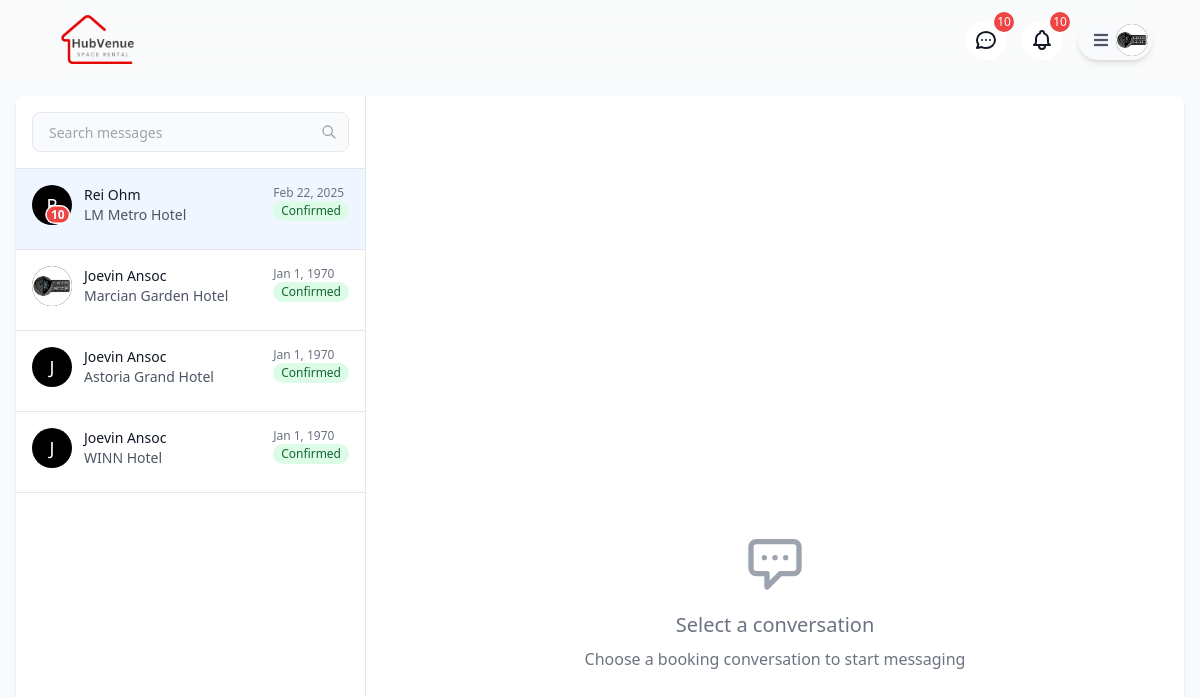
The app's page /messages.php (signed in) with its own data.
### tables this page shows
CREATE TABLE `users` (
  `id` int(11) NOT NULL,
  `firstname` varchar(50) NOT NULL,
  `lastname` varchar(50) NOT NULL,
  `middlename` varchar(50) DEFAULT NULL,
  `sex_id` int(11) NOT NULL,
  `user_type_id` int(11) NOT NULL,
  `birthdate` date NOT NULL,
  `contact_number` varchar(50) NOT NULL,
  `address` varchar(255) NOT NULL,
  `profile_pic` text DEFAULT NULL,
  `bio` text DEFAULT NULL,
  `email` varchar(50) NOT NULL,
  `password` varchar(255) NOT NULL,
  `is_Verified` enum('Verified','Not Verified') NOT NULL DEFAULT 'Not Verified',
  `verification_Token` text NOT NULL,
  `remember_token` text DEFAULT NULL,
  `token_expiry` datetime DEFAULT NULL,
  `reset_token` text DEFAULT NULL,
  `reset_token_expiry` datetime DEFAULT NULL,
  `created_at` timestamp NOT NULL DEFAULT current_timestamp(),
  `updated_at` timestamp NOT NULL DEFAULT current_timestamp() ON UPDATE current_timestamp()
);

CREATE TABLE `bookings` (
  `id` int(11) NOT NULL,
  `booking_start_date` date DEFAULT NULL,
  `booking_end_date` date DEFAULT NULL,
  `booking_participants` int(11) DEFAULT NULL,
  `booking_venue_price` decimal(10,2) DEFAULT NULL,
  `booking_entrance` decimal(10,2) DEFAULT NULL,
  `booking_cleaning` decimal(10,2) DEFAULT NULL,
  `booking_service_fee` decimal(10,2) DEFAULT NULL,
  `booking_duration` int(11) DEFAULT NULL,
  `booking_grand_total` decimal(10,2) DEFAULT NULL,
  `booking_dp_amount` decimal(10,2) DEFAULT NULL,
  `booking_balance` decimal(10,2) DEFAULT NULL,
  `booking_dp_id` int(11) DEFAULT NULL,
  `booking_coupon_id` int(11) DEFAULT NULL,
  `booking_discount_id` int(11) DEFAULT NULL,
  `booking_status_id` int(11) DEFAULT NULL,
  `booking_guest_id` int(11) DEFAULT NULL,
  `booking_venue_id` int(11) DEFAULT NULL,
  `booking_payment_method` int(11) DEFAULT NULL,
  `booking_payment_reference` varchar(255) DEFAULT NULL,
  `booking_payment_status_id` int(11) DEFAULT NULL,
  `booking_request` text DEFAULT NULL,
  `booking_cancellation_reason` text DEFAULT NULL,
  `booking_checkin_link` text NOT NULL,
  `booking_checkout_link` text NOT NULL,
  `booking_checkin_status` enum('Pending','Checked-In','No-Show') NOT NULL DEFAULT 'Pending',
  `booking_checkout_status` enum('Pending','Checked-Out') NOT NULL DEFAULT 'Pending',
  `booking_checkin_date` date NOT NULL,
  `booking_checkout_date` date NOT NULL,
  `booking_created_at` timestamp NOT NULL DEFAULT current_timestamp(),
  `booking_updated_at` timestamp NOT NULL DEFAULT current_timestamp() ON UPDATE current_timestamp()
);

CREATE TABLE `venues` (
  `id` int(11) NOT NULL,
  `name` varchar(255) NOT NULL,
  `description` text NOT NULL,
  `address` varchar(255) NOT NULL,
  `location` varchar(255) NOT NULL,
  `price` decimal(10,2) NOT NULL,
  `capacity` int(11) NOT NULL,
  `amenities` longtext NOT NULL CHECK (json_valid(`amenities`)),
  `rules` longtext NOT NULL,
  `entrance` int(11) NOT NULL,
  `cleaning` int(11) NOT NULL,
  `down_payment_id` int(11) NOT NULL,
  `venue_tag` int(11) NOT NULL,
  `thumbnail` int(11) NOT NULL,
  `time_inout` text NOT NULL,
  `host_id` int(11) NOT NULL,
  `status_id` int(11) NOT NULL,
  `availability_id` int(11) NOT NULL,
  `created_at` timestamp NOT NULL DEFAULT current_timestamp(),
  `updated_at` timestamp NOT NULL DEFAULT current_timestamp() ON UPDATE current_timestamp()
);

### messages.php (the view, shortened to what the rows shown need)
<?php
require_once './classes/venue.class.php';
require_once './classes/account.class.php';
require_once './dbconnection.php';
$accountObj = new Account();
$USER_ID = isset($_SESSION['user']) ? $_SESSION['user'] : null;
$userType = $accountObj->getUserRole($USER_ID);
$HOST_ROLE = "Host";
function getStatusBadge($statusId)
{
    $statusClasses = [
        1 => 'bg-yellow-100 text-yellow-800',
        2 => 'bg-green-100 text-green-800',
        3 => 'bg-red-100 text-red-800',
        4 => 'bg-blue-100 text-blue-800'
    ];
    $statusText = [
        1 => 'Pending',
        2 => 'Confirmed',
        3 => 'Cancelled',
        4 => 'Completed'
    ];
    $class = $statusClasses[$statusId] ?? 'bg-gray-100 text-gray-800';
    $text = $statusText[$statusId] ?? 'Unknown';
    return "<span class='inline-block px-2 py-0.5 rounded-full text-xs font-medium {$class}'>{$text}</span>";
}
try {
    $db = new Database();
    $conn = $db->connect();
    if ($userType == $HOST_ROLE) {
        $query = "SELECT DISTINCT
            b.*,
            v.id as venue_id,
            v.name as venue_name,
            v.host_id,
            g.firstname as guest_firstname,
            g.lastname as guest_lastname,
            g.profile_pic as guest_profile_pic,
            g.id as guest_id,
            COALESCE((
                SELECT COUNT(*)
                FROM messages m
                JOIN conversations c ON m.conversation_id = c.id
                LEFT JOIN message_status ms ON m.id = ms.message_id AND ms.user_id = :host_id
                WHERE c.booking_id = b.id
                AND m.sender_id != :host_id
                AND (ms.is_read = 0 OR ms.is_read IS NULL)
            ), 0) as unread_count,
            (
                SELECT m.created_at
                FROM messages m
                JOIN conversations c ON m.conversation_id = c.id
                WHERE c.booking_id = b.id
                ORDER BY m.created_at DESC
                LIMIT 1
            ) as last_message_at
        FROM bookings b
        JOIN venues v ON b.booking_venue_id = v.id
        JOIN users g ON b.booking_guest_id = g.id
        LEFT JOIN conversations c ON c.booking_id = b.id
        LEFT JOIN conversation_participants cp1 ON c.id = cp1.conversation_id AND cp1.user_id = :host_id
        LEFT JOIN conversation_participants cp2 ON c.id = cp2.conversation_id AND cp2.user_id = g.id
        WHERE v.host_id = :host_id
        AND b.booking_status_id = 2  /* Only Confirmed status */
        AND b.booking_payment_status_id = 2  /* Only Paid status */
        GROUP BY b.id, g.id, v.id, v.name, v.host_id, g.firstname, g.lastname, g.profile_pic  /* Include all selected columns */
        ORDER BY unread_count DESC, last_message_at DESC";
        $stmt = $conn->prepare($query);
        $stmt->execute(['host_id' => $USER_ID]);
        $bookings = $stmt->fetchAll(PDO::FETCH_ASSOC);
    }
    $uniqueUsers = [];
    foreach ($bookings as $booking) {
        if ($userType == $HOST_ROLE) {
            $userKey = $booking['guest_id'];
            $userName = $booking['guest_firstname'] . ' ' . $booking['guest_lastname'];
            $guestId = $booking['guest_id'];
            $hostId = $USER_ID;
            $venueId = $booking['venue_id'];
            $venueName = $booking['venue_name'];
            $profilePic = $booking['guest_profile_pic'];
        }
        if (
            !isset($uniqueUsers[$userKey]) ||
            strtotime($booking['last_message_at']) > strtotime($uniqueUsers[$userKey]['last_message_at'])
        ) {
            $uniqueUsers[$userKey] = [
                'booking_id' => $booking['id'],
                'venue_id' => $venueId,
                'venue_name' => $venueName,
                'guest_id' => $guestId,
                'host_id' => $hostId,
                'display_name' => $userName,
                'profile_pic' => $profilePic,
                'last_message_at' => $booking['last_message_at'],
                'booking_status_id' => $booking['booking_status_id'],
                'name' => $venueName,
                'unread_count' => (int) $booking['unread_count']
            ];
        }
    }
    usort($uniqueUsers, function ($a, $b) {
        return strtotime($b['last_message_at']) - strtotime($a['last_message_at']);
    });
} catch (PDOException $e) {
    error_log("Database error: " . $e->getMessage());
    $uniqueUsers = [];
}
?>
<!DOCTYPE html>
<html lang="en">
<head>
    <link rel="stylesheet" href="./output.css">
    <link href="https://cdnjs.cloudflare.com/ajax/libs/font-awesome/5.15.3/css/all.min.css" rel="stylesheet" />
    <link rel="stylesheet" href="https://unpkg.com/leaflet@1.9.4/dist/leaflet.css" />
</head>
<body class="bg-gray-50">
    <?php
    if (isset($_SESSION['user'])) {
        require_once './components/navbar.logged.in.php';
    } else {
        require_once './components/navbar.html';
    }
    ?>
    <div class="fixed mt-24 inset-0 pb-4 px-4">
        <div class="bg-white rounded-lg shadow w-full h-full max-w-7xl mx-auto overflow-hidden">
            <div class="flex h-full">
                <div class="w-[350px] flex flex-col border-r flex-shrink-0 h-full">
                    <div id="conversationsList" class="flex-1 overflow-y-auto custom-scrollbar">
                        <?php if (empty($uniqueUsers)): ?>
                            <div class="flex items-center justify-center h-full p-6 text-center text-gray-500">
                                <div>
                                    <p>No conversations yet</p>
                                    <p class="text-sm">Your booking conversations will appear here</p>
                                </div>
                            </div>
                        <?php else: ?>
                            <?php foreach ($uniqueUsers as $user): ?>
                                <div class="conversation-item hover:bg-gray-50 cursor-pointer border-b relative <?php echo ((int) $user['unread_count'] > 0) ? 'bg-blue-50' : ''; ?>"
                                    data-booking-id="<?php echo htmlspecialchars($user['booking_id']); ?>"
                                    data-venue-id="<?php echo htmlspecialchars($user['venue_id']); ?>"
                                    data-guest-id="<?php echo htmlspecialchars($user['guest_id']); ?>"
                                    data-host-id="<?php echo htmlspecialchars($user['host_id']); ?>"
                                    data-unread-count="<?php echo htmlspecialchars($user['unread_count']); ?>"
                                    onclick="loadConversation(this)">
                                    <div class="p-4">
                                        <div class="flex justify-between items-start mb-2">
                                            <div class="flex items-center space-x-3">
                                                <div class="relative">
                                                    <div class="h-10 w-10 rounded-full bg-black text-white flex items-center justify-center overflow-hidden">
                                                        <?php if (!isset($user['profile_pic']) || empty($user['profile_pic'])): ?>
                                                            <span class="text-lg font-medium"><?php echo strtoupper(substr($user['display_name'], 0, 1)); ?></span>
                                                        <?php else: ?>
                                                            <img src="./<?php echo htmlspecialchars($user['profile_pic']); ?>" alt="Profile" class="w-full h-full object-cover">
                                                        <?php endif; ?>
                                                    </div>
                                                    <?php if ((int) $user['unread_count'] > 0): ?>
                                                        <div class="absolute bottom-0 right-0 bg-red-500 text-white text-xs font-bold rounded-full min-w-[16px] h-[16px] flex items-center justify-center unread-badge">
                                                            <?php echo (int) $user['unread_count']; ?>
                                                        </div>
                                                    <?php endif; ?>
                                                </div>
                                                <div>
                                                    <h4 class="font-medium text-sm text-gray-900"><?php echo htmlspecialchars($user['display_name']); ?></h4>
                                                    <p class="text-sm text-gray-600"><?php echo htmlspecialchars($user['venue_name']); ?></p>
                                                </div>
                                            </div>
                                            <div class="flex flex-col items-end">
                                                <span class="text-xs text-gray-500">
                                                    <?php echo date('M j, Y', strtotime($user['last_message_at'])); ?>
                                                </span>
                                                <?php echo getStatusBadge($user['booking_status_id']); ?>
                                            </div>
                                        </div>
                                    </div>
                                </div>
                            <?php endforeach; ?>
                        <?php endif; ?>
                    </div>
                </div>
            </div>
        </div>
    </div>
</body>
</html>

### components/navbar.logged.in.php (shortened to what the rows shown need)
<?php
require_once './classes/account.class.php';
$account = new Account();
$USER_ID = isset($_SESSION['user']) ? $_SESSION['user'] : null;
$profileTemplate = $account->getProfileTemplate($USER_ID);
?>
<nav id="main-nav" class="bg-transparent backdrop-blur-xl z-40 fixed w-full px-2 lg:px-8">
  <div class="flex items-center justify-between md:px-4">
    <div class="flex items-center space-x-4">
    <button class="flex items-center space-x-4" id="menutabtrigger">
      <div class="relative flex items-center space-x-2 bg-slate-50 shadow-md rounded-full ps-4 p-1">
        <div class="relative">
          <div class="h-8 w-8 rounded-full bg-gray-900 text-white flex items-center justify-center">
            <?php
            if (!isset($profileTemplate['profile_pic'])) {
              echo '<p classname="uppercase">' . $profileTemplate['initial'] . '</p>';
            } else {
              echo '<img id="profileImage" name="profile_image" src="./' . htmlspecialchars($profileTemplate['profile_pic']) . '" alt="Profile Picture" class="w-full h-full rounded-full object-cover">';
            }
            ?>
          </div>
        </div>
      </div>
    </button>
    </div>
  </div>
</nav>

### records on screen
users: profile_pic (picture)
bookings: display_name "R", unread_count "10", display_name "Rei Ohm", booking_venue.name "LM Metro Hotel", last_message_at "Feb 22, 2025", booking_status "Confirmed"
bookings: booking_guest.profile_pic (picture), display_name "Joevin Ansoc", booking_venue.name "Marcian Garden Hotel", last_message_at "Jan 1, 1970", booking_status "Confirmed"
bookings: display_name "J", display_name "Joevin Ansoc", booking_venue.name "Astoria Grand Hotel", last_message_at "Jan 1, 1970", booking_status "Confirmed"
bookings: display_name "J", display_name "Joevin Ansoc", booking_venue.name "WINN Hotel", last_message_at "Jan 1, 1970", booking_status "Confirmed"

### other values on screen
$unreadMessages "10"
$unreadCount "10"
